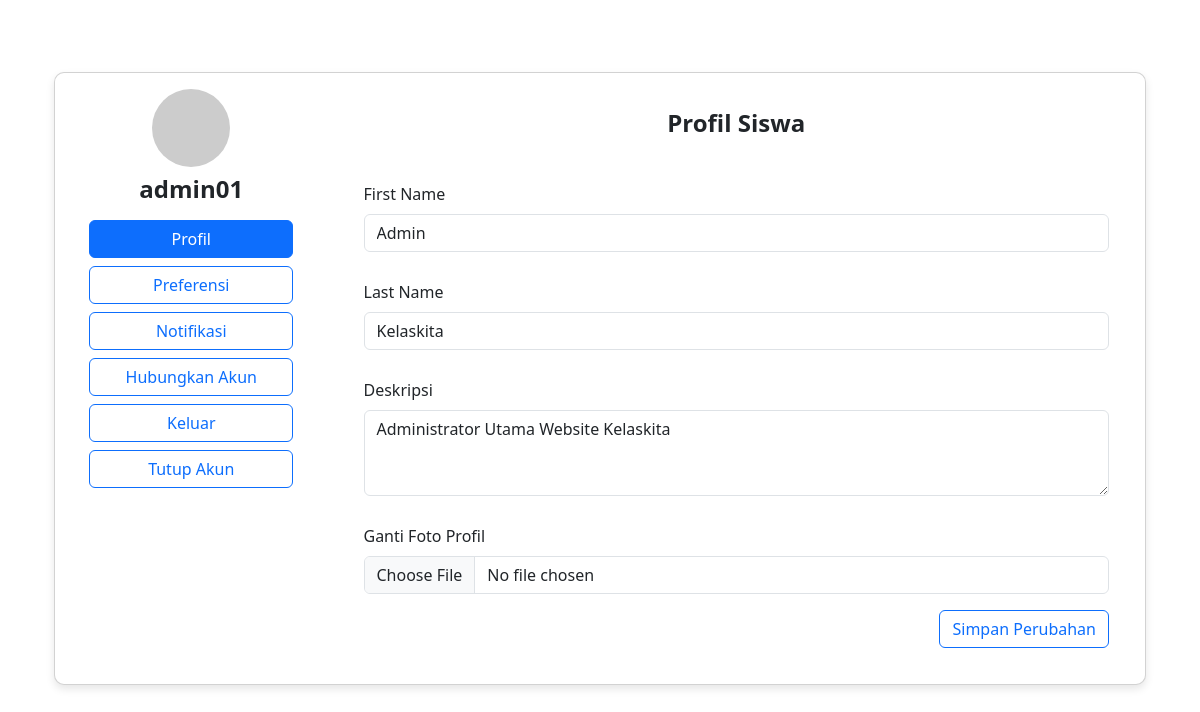
Screenshot of /page/setting-profil.php (signed in) with the database file from the repository.
### tables this page shows
CREATE TABLE `tb_user` (
  `id_user` int(30) NOT NULL,
  `first_name` varchar(255) NOT NULL,
  `last_name` varchar(255) NOT NULL,
  `username` varchar(30) NOT NULL,
  `password` varchar(255) NOT NULL,
  `role` enum('murid','mentor','admin') NOT NULL DEFAULT 'murid',
  `status` enum('aktif','non-aktif') NOT NULL DEFAULT 'aktif',
  `deskripsi` text DEFAULT NULL,
  `fotoProfil` varchar(50) NOT NULL,
  `bahasa` enum('Bahasa Indonesia','Inggris','Jepang') NOT NULL,
  `zona_waktu` enum('Jakarta','London','Tokyo') NOT NULL,
  `balasan_ke_komentar` tinyint(1) NOT NULL,
  `komentar_baru` tinyint(1) NOT NULL,
  `notifikasi_postingan_baru` tinyint(1) NOT NULL,
  `email` varchar(50) NOT NULL,
  `instagram` varchar(30) NOT NULL,
  `twitter` varchar(30) NOT NULL,
  `linkdin` varchar(30) NOT NULL,
  `github` varchar(30) NOT NULL,
  `tgl_dibuat` timestamp NOT NULL DEFAULT current_timestamp()
);

### page/setting-profil.php (the view, shortened to what this page needs)
<?php
include_once('db.php');
$username = $_SESSION['username'] ?? null;
$stmt = $conn->prepare("SELECT first_name, last_name, deskripsi, fotoProfil FROM tb_user WHERE username = ?");
$stmt->bind_param("s", $username);
$stmt->execute();
$user = $stmt->get_result()->fetch_assoc();
?>
<!DOCTYPE html>
<html lang="id">
<head>
    <link href="https://cdn.jsdelivr.net/npm/bootstrap@5.3.3/dist/css/bootstrap.min.css" rel="stylesheet">
    <link href="custom.css" rel="stylesheet">
    <link rel="stylesheet" href="https://cdnjs.cloudflare.com/ajax/libs/font-awesome/5.15.3/css/all.min.css"/>
</head>
<body class="d-flex flex-column min-vh-100">
<main class="flex-grow-1 container my-4">
    <div class="container my-5">
        <div class="card">
            <div class="row g-0">
                <div class="col-12 col-md-3 d-flex flex-column align-items-center pt-3">
                    <div class="text-center">
                        <img
                            src="<?= (!empty($user['fotoProfil']) && file_exists('../upload/' . $user['fotoProfil']))
                                ? '../upload/' . htmlspecialchars($user['fotoProfil'])
                                : 'https://ui-avatars.com/api/?name=' . urlencode($_SESSION['username']) . '&background=0D8ABC&color=fff&rounded=true&size=128' ?>"
                            class="img-fluid rounded-circle w-75 mb-2"
                            style="aspect-ratio: 1/1; object-fit: cover;"
                            alt="Profile Picture">
                        <h4 class="fw-bold mb-3"><?= htmlspecialchars($username) ?></4>
                    </div>
                    <div class="d-grid gap-2 w-75 mb-4">
                        <a href="setting-profil.php" class="btn btn-outline-primary active">Profil</a>
                        <a href="setting-preferensi.php" class="btn btn-outline-primary">Preferensi</a>
                        <a href="setting-notifikasi.php" class="btn btn-outline-primary">Notifikasi</a>
                        <a href="setting-hubungkanAkun.php" class="btn btn-outline-primary">Hubungkan Akun</a>
                        <a href="setting-keluar.php" class="btn btn-outline-primary">Keluar</a>
                        <a href="setting-tutupAkun.php" class="btn btn-outline-primary">Tutup Akun</a>
                    </div>
                </div>
                <div class="col-12 col-md-9 p-3">
                    <div class="card-body">
                        <div class="card-title text-center">
                            <h4 class="mb-4"><strong>Profil Siswa</strong></h4>
                        </div>
                        <form method="POST" action="update-profil.php" enctype="multipart/form-data">
                            <div class="mb-2">
                                <label for="first_name" class="form-label">First Name</label>
                                <input type="text" class="form-control" id="first_name" name="first_name"
                                value="<?= htmlspecialchars($user['first_name'] ?? '') ?>" placeholder="First Name">
                            </div>
                            <div class="mb-2">
                                <label for="last_name" class="form-label">Last Name</label>
                                <input type="text" class="form-control" id="last_name" name="last_name"
                                value="<?= htmlspecialchars($user['last_name'] ?? '') ?>" placeholder="Last Name">
                            </div>
                            <div class="mb-2">
                                <label for="deskripsi" class="form-label">Deskripsi</label>
                                <textarea class="form-control" id="deskripsi" name="deskripsi" rows="3"
                                placeholder="Deskripsi diri"><?= htmlspecialchars($user['deskripsi'] ?? '') ?></textarea>
                            </div>
                            <div class="mb-3">
                                <label for="foto" class="form-label">Ganti Foto Profil</label>
                                <input type="file" class="form-control" id="foto" name="foto">
                            </div>
                            <div class="text-end">
                                <button type="submit" class="btn btn-outline-primary">Simpan Perubahan</button>
                            </div>
                        </form>
                    </div>
                </div>
            </div>
        </div>
    </div>
</main>
</body>
</html>

### FileLama (No php)/custom.css (style rules this page uses)
a { text-decoration: none; color: inherit; }
.card { background-color: white; border-radius: 10px; box-shadow: 0 4px 8px rgba(0, 0, 0, 0.1); overflow: hidden; transition: transform 0.2s ease, box-shadow 0.2s ease; margin-bottom: 20px; min-height: 100%; }
.card-body { padding: 20px; }
.card-title { font-size: 18px; font-weight: bold; margin-bottom: 10px; }
label { padding-top: 20px; }
textarea { padding-top: 0; }

### rows the page displays
tb_user: first_name "Admin", last_name "Kelaskita", deskripsi "Administrator Utama Website Kelaskita"

### other values shown
$username "admin01"
